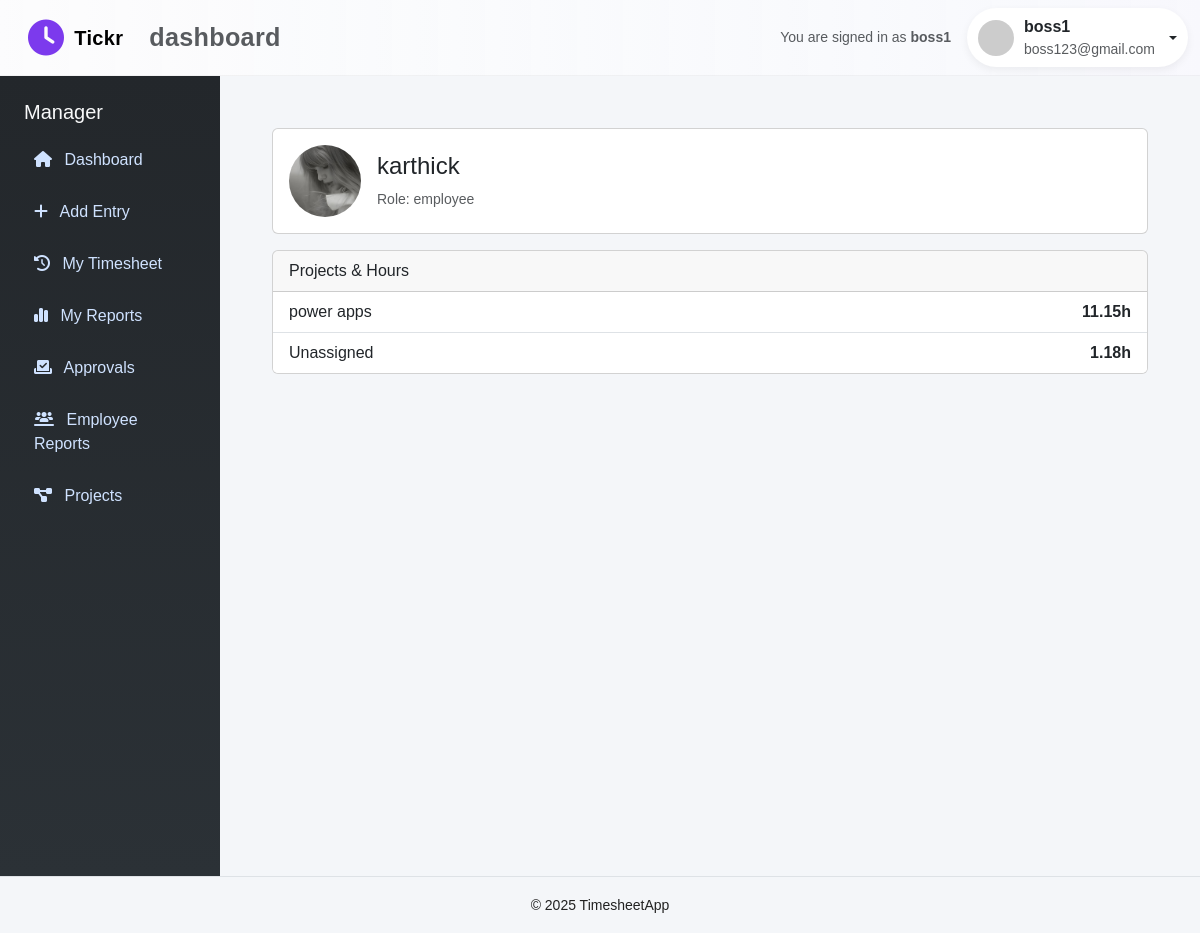
/manager/employee/5/ (signed in), run on the app's committed database.
### timesheet_app/models.py (models this page shows, shortened)
class CustomUser(AbstractUser):
    role = models.CharField(max_length=10, choices=ROLE_CHOICES)

class Profile(models.Model):
    user = models.OneToOneField(settings.AUTH_USER_MODEL, on_delete=models.CASCADE, related_name='profile')
    avatar = models.ImageField(upload_to=avatar_upload_to, null=True, blank=True)

class Project(models.Model):
    name = models.CharField(max_length=120)
    client = models.CharField(max_length=120)
    billable_default = models.BooleanField(default=True)
    active = models.BooleanField(default=True)
    created_at = models.DateTimeField(auto_now_add=True)
    updated_at = models.DateTimeField(auto_now=True)
    class Meta:
        indexes = [
            models.Index(fields=["active"]),
        ]

### timesheet_app/views.py (the view)
# urls.py: path("manager/employee/<int:user_id>/", manager_employee_detail, name="manager_employee_detail"),
@role_required('manager')
@login_required
def manager_employee_detail(request, user_id):
    employee = get_object_or_404(User, pk=user_id)
    start = timezone.localdate() - dt.timedelta(days=90)
    entries = TimesheetEntry.objects.filter(user=employee, work_date__gte=start).select_related('project')
    proj_map = {}
    for e in entries:
        name = e.project.name if e.project else 'Unassigned'
        proj_map.setdefault(name, 0.0)
        proj_map[name] += (e.duration_minutes or 0) / 60.0
    proj_rows = [{'project': k, 'hours': round(v, 2)} for k, v in proj_map.items()]
    return render(request, 'dashboard/manager_employee_detail.html', {'employee': employee, 'proj_rows': proj_rows})

### timesheet_app/templates/dashboard/manager_employee_detail.html
{% extends 'base.html' %}
{% block sidebar %}
  {% include 'dashboard/manager_sidebar.html' %}
{% endblock %}
{% block content %}
<div class="container my-4">
  <div class="card mb-3">
    <div class="card-body d-flex gap-3 align-items-center">
      {% if employee.profile and employee.profile.avatar %}
        <img src="{{ employee.profile.avatar.url }}" alt="avatar" style="width:72px;height:72px;border-radius:999px;object-fit:cover">
      {% else %}
        <img src="https://ui-avatars.com/api/?name={{ employee.username }}&background=7c3aed&color=fff" alt="avatar" style="width:72px;height:72px;border-radius:999px;object-fit:cover">
      {% endif %}
      <div>
        <h4>{{ employee.get_full_name|default:employee.username }}</h4>
        <div class="small text-muted">Role: {{ employee.role }}</div>
      </div>
    </div>
  </div>
  <div class="card">
    <div class="card-header">Projects & Hours</div>
    <div class="list-group list-group-flush">
      {% for row in proj_rows %}
        <div class="list-group-item d-flex justify-content-between align-items-center">
          <div>{{ row.project }}</div>
          <div class="fw-bold">{{ row.hours }}h</div>
        </div>
      {% empty %}
        <div class="list-group-item text-muted">No recent projects.</div>
      {% endfor %}
    </div>
  </div>
</div>
{% endblock %}

### timesheet_app/templates/base.html (shortened to what this page needs)
{% load static %}
<!doctype html>
<html lang="en">
<head>
  <link href="https://cdn.jsdelivr.net/npm/bootstrap@5.3.0/dist/css/bootstrap.min.css" rel="stylesheet">
  <link href="https://cdnjs.cloudflare.com/ajax/libs/font-awesome/6.4.0/css/all.min.css" rel="stylesheet">
</head>
<body>
<nav class="navbar navbar-expand-lg navbar-light" style="background: linear-gradient(90deg, rgba(255,255,255,0.7), rgba(250,250,255,0.6)); border-bottom:1px solid rgba(0,0,0,0.04);">
  <div class="container-fluid d-flex justify-content-between align-items-center">
    <div class="app-brand ms-lg-3">
      <i class="fa-solid fa-clock fa-lg" style="color:var(--accent)"></i>
      <span class="navbar-brand">Tickr</span>
      <small class="text-muted">dashboard</small>
    </div>
    <div class="d-flex align-items-center">
      <div class="me-3 text-muted small d-none d-md-block">You are signed in as <strong>{{ user.get_full_name|default:user.username }}</strong></div>
      {% if user.is_authenticated %}
      <div class="dropdown">
        <button class="btn profile-pill dropdown-toggle" data-bs-toggle="dropdown" aria-expanded="false">
          {% if user.profile and user.profile.avatar %}
            <img src="{{ user.profile.avatar.url }}" alt="avatar" />
          {% else %}
            <img src="https://ui-avatars.com/api/?name={{ user.username }}&background=7c3aed&color=fff" alt="avatar" />
          {% endif %}
          <div class="d-none d-sm-block text-start">
            <div style="font-weight:600">{{ user.get_full_name|default:user.username }}</div>
            <div class="small text-muted">{{ user.email }}</div>
          </div>
        </button>
      </div>
      {% endif %}
    </div>
  </div>
</nav>
<div class="d-flex">
  {% block sidebar %}{% endblock %}
  <div class="content-wrapper">
    {% block content %}{% endblock %}
  </div>
</div>
<footer class="text-center py-3 border-top">
  <small>&copy; 2025 TimesheetApp</small>
</footer>
</body>
</html>

### timesheet_app/templates/base.html (style rules this page uses)
:root { --primary: #0d6efd; --muted: #6c757d; --card: #ffffff; --bg: #f4f6f9; --accent: #7c3aed; }
body { display: flex; min-height: 100vh; flex-direction: column; margin: 0; background: var(--bg); font-family: 'Poppins', sans-serif; color: #222; }
.content-wrapper { flex: 1; padding: 28px 40px; background: var(--bg); min-height: 100vh; transition: padding 0.3s ease; }
.app-brand { font-weight: 700; letter-spacing: 0.3px; display: flex; align-items: center; gap: 10px; font-size: 1.8rem; user-select: none; color: #7c3aed; }
.profile-pill { display: flex; align-items: center; gap: 10px; background: var(--card); padding: 6px 10px; border-radius: 999px; box-shadow: 0 3px 8px rgba(12,12,12,0.06); cursor: pointer; transition: box-shadow 0.3s ease; }
.profile-pill img { width: 36px; height: 36px; border-radius: 50%; object-fit: cover; flex-shrink: 0; }

### data on the page
CustomUser: get_full_name "boss1", email "boss123@gmail.com"
CustomUser: profile.avatar (picture), get_full_name "karthick", role "employee"
Project: project "power apps"

### other printed values
{{ row.hours }} "11.15" "1.18"
{{ row.project }} "Unassigned"
